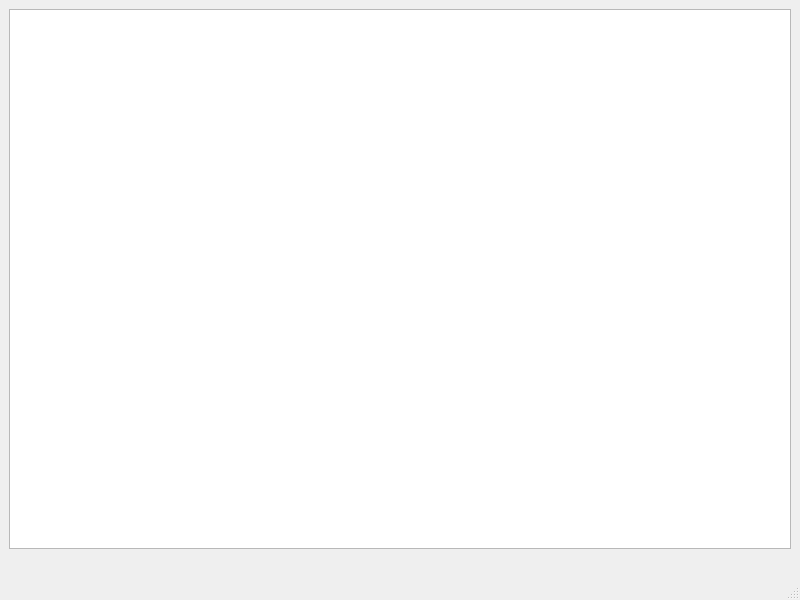
<?xml version="1.0" encoding="UTF-8"?>
<ui version="4.0">
 <class>MainWindow</class>
 <widget class="QMainWindow" name="MainWindow">
  <property name="geometry">
   <rect>
    <x>0</x>
    <y>0</y>
    <width>800</width>
    <height>600</height>
   </rect>
  </property>
  <property name="windowTitle">
   <string>MainWindow</string>
  </property>
  <widget class="QWidget" name="centralwidget">
   <layout class="QGridLayout" name="gridLayout">
    <item row="0" column="0" colspan="4">
     <widget class="TestTableView" name="testTableView"/>
    </item>
    <item row="1" column="0">
     <widget class="QLabel" name="runTestsLabel">
      <property name="text">
       <string/>
      </property>
     </widget>
    </item>
    <item row="1" column="1">
     <widget class="QLabel" name="okTestsLabel">
      <property name="text">
       <string/>
      </property>
     </widget>
    </item>
    <item row="1" column="2">
     <widget class="QLabel" name="failedTestsLabel">
      <property name="text">
       <string/>
      </property>
     </widget>
    </item>
    <item row="1" column="3">
     <widget class="QLabel" name="crashedTestsLabel">
      <property name="text">
       <string/>
      </property>
     </widget>
    </item>
   </layout>
  </widget>
  <widget class="QMenuBar" name="menubar">
   <property name="geometry">
    <rect>
     <x>0</x>
     <y>0</y>
     <width>800</width>
     <height>21</height>
    </rect>
   </property>
  </widget>
  <widget class="QStatusBar" name="statusbar"/>
 </widget>
 <customwidgets>
  <customwidget>
   <class>TestTableView</class>
   <extends>QTableView</extends>
   <header>TestTableView.hpp</header>
  </customwidget>
 </customwidgets>
 <resources/>
 <connections/>
</ui>
